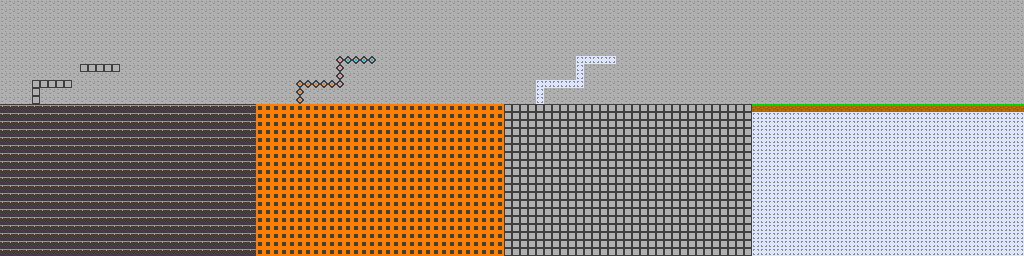

The image is a tile-based game level rendered from a .tmx file. Its description and source (layers, tilesets, objects; grid data summarised) follow:
An orthogonal 128x32 tile map with 8x8 px tiles, 1 tile layer (Tile Layer 1).

<map version="1.10" tiledversion="1.10.0" orientation="orthogonal" renderorder="right-down" width="128" height="32" tilewidth="8" tileheight="8" infinite="0" nextlayerid="2" nextobjectid="1">
 <editorsettings>
  <export target="tilemap2.c" format="gba" />
 </editorsettings>
 <tileset firstgid="1" source="../Milestone 1/tileset.tsx" />
 <layer id="1" name="Tile Layer 1" width="128" height="32">
  <data>[4096 cells, 4096 non-empty, 9 distinct tile ids]</data>
 </layer>
</map>